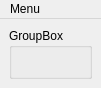
<?xml version="1.0" encoding="UTF-8"?>
<ui version="4.0">
 <class>MainWindow</class>
 <widget class="QMainWindow" name="MainWindow">
  <property name="geometry">
   <rect>
    <x>0</x>
    <y>0</y>
    <width>94</width>
    <height>88</height>
   </rect>
  </property>
  <property name="windowTitle">
   <string>qudi: Switches</string>
  </property>
  <widget class="QWidget" name="centralwidget">
   <layout class="QGridLayout" name="gridLayout">
    <item row="0" column="0">
     <widget class="QGroupBox" name="switch_groupBox">
      <property name="title">
       <string>GroupBox</string>
      </property>
     </widget>
    </item>
   </layout>
  </widget>
  <widget class="QMenuBar" name="menubar">
   <property name="geometry">
    <rect>
     <x>0</x>
     <y>0</y>
     <width>94</width>
     <height>21</height>
    </rect>
   </property>
   <widget class="QMenu" name="menuMenu">
    <property name="title">
     <string>Menu</string>
    </property>
    <addaction name="action_periodic_state_check"/>
    <addaction name="separator"/>
    <addaction name="actionClose"/>
   </widget>
   <addaction name="menuMenu"/>
  </widget>
  <action name="actionClose">
   <property name="icon">
    <iconset>
     <normaloff>../../artwork/icons/oxygen/22x22/application-exit.png</normaloff>../../artwork/icons/oxygen/22x22/application-exit.png</iconset>
   </property>
   <property name="text">
    <string>Close</string>
   </property>
  </action>
  <action name="action_show_radio_buttons">
   <property name="checkable">
    <bool>true</bool>
   </property>
   <property name="text">
    <string>Show &amp;Radio Buttons</string>
   </property>
  </action>
  <action name="action_periodic_state_check">
   <property name="checkable">
    <bool>true</bool>
   </property>
   <property name="text">
    <string>Periodic State Checking</string>
   </property>
   <property name="toolTip">
    <string>If enabled the state of all switches will be periodically read from the hardware in order to reflect changes if they are introduced from outside qudi (e.g. front panel buttons)</string>
   </property>
  </action>
 </widget>
 <resources/>
 <connections>
  <connection>
   <sender>actionClose</sender>
   <signal>triggered()</signal>
   <receiver>MainWindow</receiver>
   <slot>close()</slot>
   <hints>
    <hint type="sourcelabel">
     <x>-1</x>
     <y>-1</y>
    </hint>
    <hint type="destinationlabel">
     <x>232</x>
     <y>299</y>
    </hint>
   </hints>
  </connection>
 </connections>
</ui>
